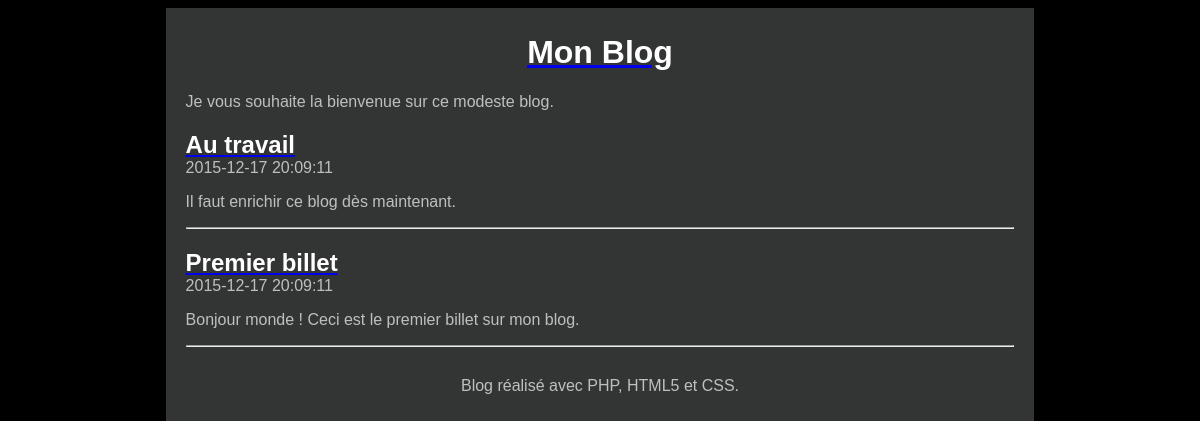
The page / on the database its author committed.
### tables this page shows
CREATE TABLE `t_billet` (
  `BIL_ID` int(11) NOT NULL,
  `BIL_DATE` datetime NOT NULL,
  `BIL_TITRE` varchar(100) NOT NULL,
  `BIL_CONTENU` varchar(400) NOT NULL
);

### Modele/Modele.php (called while the page is built, shortened)
<?php
function getBillets() {
  $bdd = getBdd();
  $billets = $bdd->query('select BIL_ID as id, BIL_DATE as date,'
    . ' BIL_TITRE as titre, BIL_CONTENU as contenu from T_BILLET'
    . ' order by BIL_ID desc');
  return $billets;
}
function getBdd() {
  $bdd = new PDO('mysql:host=localhost:8889;dbname=monblog;charset=utf8', 'root', 'root',array(PDO::ATTR_ERRMODE => PDO::ERRMODE_EXCEPTION));
  return $bdd;
}

### Controleur/Controleur.php (called while the page is built, shortened)
<?php
require '../Model/Modele.php';
function accueil() {
  $billets = getBillets();
  require '../Vue/vueAccueil.php';
}

### Vue/vueAccueil.php (the view, shortened to what this page needs)
<?php foreach ($billets as $billet): ?>
    <article>
        <header>
            <header>
                <a href="<?= "index.php?action=billet&id=" . $billet['id'] ?>">
                    <h1 class="titreBillet"><?= $billet['titre'] ?></h1>
                </a>
                <time><?= $billet['date'] ?></time>
            </header>
        </header>
        <p><?= $billet['contenu'] ?></p>
    </article>
    <hr />
<?php endforeach; ?>
<?php require '../Vue/gabarit.php'; ?>

### Contenu/style.css (style rules this page uses)
html, body { height: 100%; }
body { color: #bfbfbf; background: black; font-family: 'Futura-Medium', 'Futura', 'Trebuchet MS', sans-serif; }
h1 { color: white; }
.titreBillet { margin-bottom : 0px; }

### rows shown on the page
t_billet: BIL_TITRE "Au travail", BIL_DATE "2015-12-17 20:09:11", BIL_CONTENU "Il faut enrichir ce blog dès maintenant."
t_billet: BIL_TITRE "Premier billet", BIL_DATE "2015-12-17 20:09:11", BIL_CONTENU "Bonjour monde ! Ceci est le premier billet sur mon blog."
